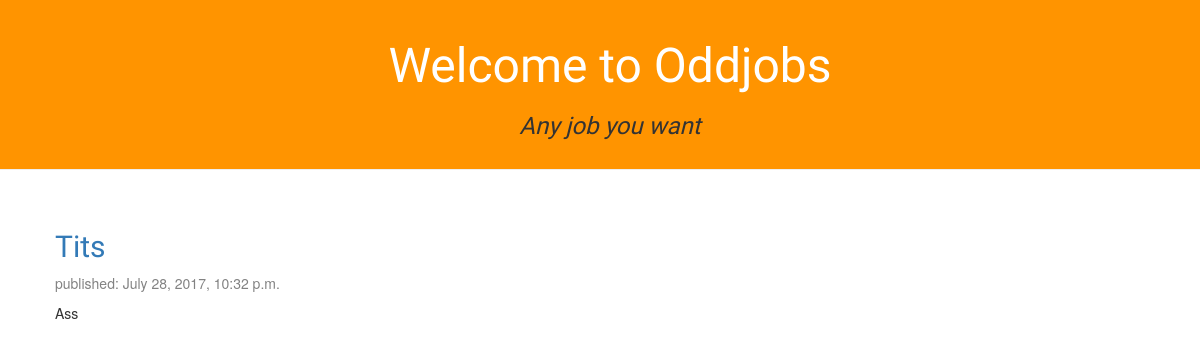
The app's page /, older data.
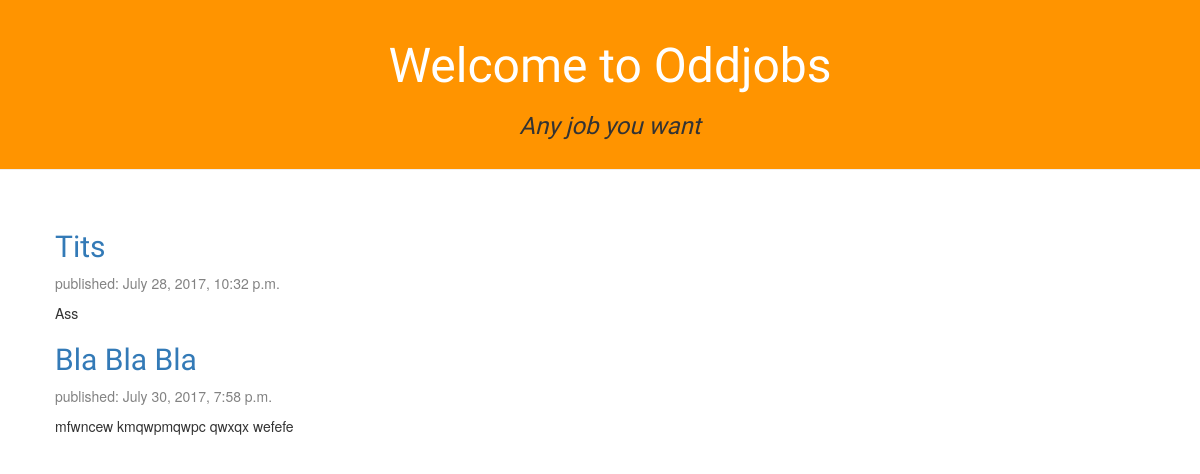
The same page, newer data.
### listings/models.py (models this page shows, shortened)
class Listing(models.Model):
	is_assigned = models.BooleanField(default=False)
	listee = models.ForeignKey('auth.User')
	title = models.CharField(max_length=200)
	listing_dscr = models.TextField(max_length=500)
	created_date = models.DateTimeField(blank=True, null=True)
	assigned_date = models.DateTimeField(blank=True, null=True)
	completed_date = models.DateTimeField(blank=True, null=True)

### listings/views.py (the view)
# urls.py: url(r'^$', views.index, name='index'),
def index(request):
	listings = Listing.objects.filter(created_date__lte=timezone.now()).order_by('created_date')
	return render(request, 'listings/index.html', {'listings': listings})

### listings/templates/listings/index.html
{% extends 'listings/base.html' %}
{% block content %}
    {% for listing in listings %}
        <div class="listing">
            <h2><a href="{% url 'listing_detail' pk=listing.pk %}" id="listing_title">{{ listing.title }}</a></h2>
                <div class="date">
                <p id="created_date">published: {{ listing.created_date }}</p>
                </div>
            <p id="listing_dscr">{{ listing.listing_dscr|linebreaksbr }}</p>
        </div>
    {% endfor %}
{% endblock %}

Row changes from the older to the newer data that the page shows:
added Listing: title "Bla Bla Bla", created_date "July 30, 2017, 7:58 p.m.", listing_dscr "mfwncew kmqwpmqwpc qwxqx wefefe"
